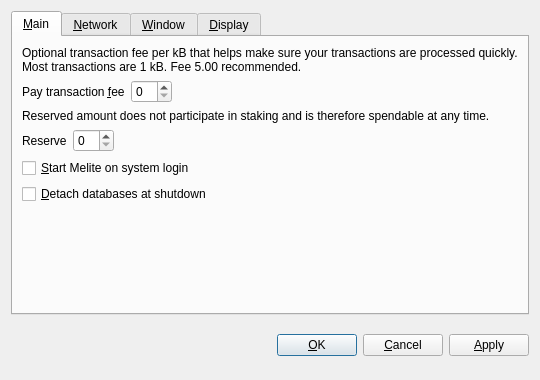
<?xml version="1.0" encoding="UTF-8"?>
<ui version="4.0">
 <class>OptionsDialog</class>
 <widget class="QDialog" name="OptionsDialog">
  <property name="geometry">
   <rect>
    <x>0</x>
    <y>0</y>
    <width>540</width>
    <height>380</height>
   </rect>
  </property>
  <property name="windowTitle">
   <string>Options</string>
  </property>
  <property name="modal">
   <bool>true</bool>
  </property>
  <layout class="QVBoxLayout" name="verticalLayout">
   <item>
    <widget class="QTabWidget" name="tabWidget">
     <property name="tabPosition">
      <enum>QTabWidget::North</enum>
     </property>
     <property name="currentIndex">
      <number>0</number>
     </property>
     <widget class="QWidget" name="tabMain">
      <attribute name="title">
       <string>&amp;Main</string>
      </attribute>
      <layout class="QVBoxLayout" name="verticalLayout_Main">
       <item>
        <widget class="QLabel" name="transactionFeeInfoLabel">
         <property name="text">
          <string>Optional transaction fee per kB that helps make sure your transactions are processed quickly. Most transactions are 1 kB. Fee 5.00 recommended.</string>
         </property>
         <property name="textFormat">
          <enum>Qt::PlainText</enum>
         </property>
         <property name="wordWrap">
          <bool>true</bool>
         </property>
        </widget>
       </item>
       <item>
        <layout class="QHBoxLayout" name="horizontalLayoutFee">
         <item>
          <widget class="QLabel" name="transactionFeeLabel">
           <property name="text">
            <string>Pay transaction &amp;fee</string>
           </property>
           <property name="textFormat">
            <enum>Qt::PlainText</enum>
           </property>
           <property name="buddy">
            <cstring>transactionFee</cstring>
           </property>
          </widget>
         </item>
         <item>
          <widget class="BitcoinAmountField" name="transactionFee"/>
         </item>
         <item>
          <spacer name="horizontalSpacerFee">
           <property name="orientation">
            <enum>Qt::Horizontal</enum>
           </property>
           <property name="sizeHint" stdset="0">
            <size>
             <width>40</width>
             <height>20</height>
            </size>
           </property>
          </spacer>
         </item>
        </layout>
       </item>
       <item>
        <widget class="QLabel" name="reserveBalanceInfoLabel">
         <property name="text">
          <string>Reserved amount does not participate in staking and is therefore spendable at any time.</string>
         </property>
         <property name="textFormat">
          <enum>Qt::PlainText</enum>
         </property>
         <property name="wordWrap">
          <bool>true</bool>
         </property>
        </widget>
       </item>
       <item>
        <layout class="QHBoxLayout" name="horizontalLayoutReserveBalance">
         <item>
          <widget class="QLabel" name="reserveBalanceLabel">
           <property name="text">
            <string>Reserve</string>
           </property>
           <property name="textFormat">
            <enum>Qt::PlainText</enum>
           </property>
           <property name="buddy">
            <cstring>reserveBalance</cstring>
           </property>
          </widget>
         </item>
         <item>
          <widget class="BitcoinAmountField" name="reserveBalance"/>
         </item>
         <item>
          <spacer name="horizontalSpacerReserveBalance">
           <property name="orientation">
            <enum>Qt::Horizontal</enum>
           </property>
           <property name="sizeHint" stdset="0">
            <size>
             <width>40</width>
             <height>20</height>
            </size>
           </property>
          </spacer>
         </item>
        </layout>
       </item>
       <item>
        <widget class="QCheckBox" name="bitcoinAtStartup">
         <property name="toolTip">
          <string>Automatically start Melite after logging in to the system.</string>
         </property>
         <property name="text">
          <string>&amp;Start Melite on system login</string>
         </property>
        </widget>
       </item>
       <item>
        <widget class="QCheckBox" name="detachDatabases">
         <property name="toolTip">
          <string>Detach block and address databases at shutdown. This means they can be moved to another data directory, but it slows down shutdown. The wallet is always detached.</string>
         </property>
         <property name="text">
          <string>&amp;Detach databases at shutdown</string>
         </property>
        </widget>
       </item>
       <item>
        <spacer name="verticalSpacer_Main">
         <property name="orientation">
          <enum>Qt::Vertical</enum>
         </property>
         <property name="sizeHint" stdset="0">
          <size>
           <width>20</width>
           <height>40</height>
          </size>
         </property>
        </spacer>
       </item>
      </layout>
     </widget>
     <widget class="QWidget" name="tabNetwork">
      <attribute name="title">
       <string>&amp;Network</string>
      </attribute>
      <layout class="QVBoxLayout" name="verticalLayout_Network">
       <item>
        <widget class="QCheckBox" name="mapPortUpnp">
         <property name="toolTip">
          <string>Automatically open the Melite client port on the router. This only works when your router supports UPnP and it is enabled.</string>
         </property>
         <property name="text">
          <string>Map port using &amp;UPnP</string>
         </property>
        </widget>
       </item>
       <item>
        <widget class="QCheckBox" name="connectSocks">
         <property name="toolTip">
          <string>Connect to the Melite network through a SOCKS proxy (e.g. when connecting through Tor).</string>
         </property>
         <property name="text">
          <string>&amp;Connect through SOCKS proxy:</string>
         </property>
        </widget>
       </item>
       <item>
        <layout class="QHBoxLayout" name="horizontalLayout_Network">
         <item>
          <widget class="QLabel" name="proxyIpLabel">
           <property name="text">
            <string>Proxy &amp;IP:</string>
           </property>
           <property name="textFormat">
            <enum>Qt::PlainText</enum>
           </property>
           <property name="buddy">
            <cstring>proxyIp</cstring>
           </property>
          </widget>
         </item>
         <item>
          <widget class="QValidatedLineEdit" name="proxyIp">
           <property name="maximumSize">
            <size>
             <width>140</width>
             <height>16777215</height>
            </size>
           </property>
           <property name="toolTip">
            <string>IP address of the proxy (e.g. 127.0.0.1)</string>
           </property>
          </widget>
         </item>
         <item>
          <widget class="QLabel" name="proxyPortLabel">
           <property name="text">
            <string>&amp;Port:</string>
           </property>
           <property name="textFormat">
            <enum>Qt::PlainText</enum>
           </property>
           <property name="buddy">
            <cstring>proxyPort</cstring>
           </property>
          </widget>
         </item>
         <item>
          <widget class="QLineEdit" name="proxyPort">
           <property name="maximumSize">
            <size>
             <width>55</width>
             <height>16777215</height>
            </size>
           </property>
           <property name="toolTip">
            <string>Port of the proxy (e.g. 9050)</string>
           </property>
          </widget>
         </item>
         <item>
          <widget class="QLabel" name="socksVersionLabel">
           <property name="text">
            <string>SOCKS &amp;Version:</string>
           </property>
           <property name="textFormat">
            <enum>Qt::PlainText</enum>
           </property>
           <property name="buddy">
            <cstring>socksVersion</cstring>
           </property>
          </widget>
         </item>
         <item>
          <widget class="QValueComboBox" name="socksVersion">
           <property name="toolTip">
            <string>SOCKS version of the proxy (e.g. 5)</string>
           </property>
          </widget>
         </item>
         <item>
          <spacer name="horizontalSpacer_Network">
           <property name="orientation">
            <enum>Qt::Horizontal</enum>
           </property>
           <property name="sizeHint" stdset="0">
            <size>
             <width>40</width>
             <height>20</height>
            </size>
           </property>
          </spacer>
         </item>
        </layout>
       </item>
       <item>
        <spacer name="verticalSpacer_Network">
         <property name="orientation">
          <enum>Qt::Vertical</enum>
         </property>
         <property name="sizeHint" stdset="0">
          <size>
           <width>20</width>
           <height>40</height>
          </size>
         </property>
        </spacer>
       </item>
      </layout>
     </widget>
     <widget class="QWidget" name="tabWindow">
      <attribute name="title">
       <string>&amp;Window</string>
      </attribute>
      <layout class="QVBoxLayout" name="verticalLayout_Window">
       <item>
        <widget class="QCheckBox" name="minimizeToTray">
         <property name="toolTip">
          <string>Show only a tray icon after minimizing the window.</string>
         </property>
         <property name="text">
          <string>&amp;Minimize to the tray instead of the taskbar</string>
         </property>
        </widget>
       </item>
       <item>
        <widget class="QCheckBox" name="minimizeOnClose">
         <property name="toolTip">
          <string>Minimize instead of exit the application when the window is closed. When this option is enabled, the application will be closed only after selecting Quit in the menu.</string>
         </property>
         <property name="text">
          <string>M&amp;inimize on close</string>
         </property>
        </widget>
       </item>
       <item>
        <spacer name="verticalSpacer_Window">
         <property name="orientation">
          <enum>Qt::Vertical</enum>
         </property>
         <property name="sizeHint" stdset="0">
          <size>
           <width>20</width>
           <height>40</height>
          </size>
         </property>
        </spacer>
       </item>
      </layout>
     </widget>
     <widget class="QWidget" name="tabDisplay">
      <attribute name="title">
       <string>&amp;Display</string>
      </attribute>
      <layout class="QVBoxLayout" name="verticalLayout_Display">
       <item>
        <layout class="QHBoxLayout" name="horizontalLayout_1_Display">
         <item>
          <widget class="QLabel" name="langLabel">
           <property name="text">
            <string>User Interface &amp;language:</string>
           </property>
           <property name="textFormat">
            <enum>Qt::PlainText</enum>
           </property>
           <property name="buddy">
            <cstring>lang</cstring>
           </property>
          </widget>
         </item>
         <item>
          <widget class="QValueComboBox" name="lang">
           <property name="toolTip">
            <string>The user interface language can be set here. This setting will take effect after restarting Melite.</string>
           </property>
          </widget>
         </item>
        </layout>
       </item>
       <item>
        <layout class="QHBoxLayout" name="horizontalLayout_2_Display">
         <item>
          <widget class="QLabel" name="unitLabel">
           <property name="text">
            <string>&amp;Unit to show amounts in:</string>
           </property>
           <property name="textFormat">
            <enum>Qt::PlainText</enum>
           </property>
           <property name="buddy">
            <cstring>unit</cstring>
           </property>
          </widget>
         </item>
         <item>
          <widget class="QValueComboBox" name="unit">
           <property name="toolTip">
            <string>Choose the default subdivision unit to show in the interface and when sending coins.</string>
           </property>
          </widget>
         </item>
        </layout>
       </item>
       <item>
        <widget class="QCheckBox" name="displayAddresses">
         <property name="toolTip">
          <string>Whether to show Melite addresses in the transaction list or not.</string>
         </property>
         <property name="text">
          <string>&amp;Display addresses in transaction list</string>
         </property>
        </widget>
       </item>
       <item>
        <widget class="QCheckBox" name="coinControlFeatures">
         <property name="toolTip">
          <string>Whether to show coin control features or not.</string>
         </property>
         <property name="text">
          <string>Display coin &amp;control features (experts only!)</string>
         </property>
        </widget>
       </item>
       <item>
        <spacer name="verticalSpacer_Display">
         <property name="orientation">
          <enum>Qt::Vertical</enum>
         </property>
         <property name="sizeHint" stdset="0">
          <size>
           <width>20</width>
           <height>40</height>
          </size>
         </property>
        </spacer>
       </item>
      </layout>
     </widget>
    </widget>
   </item>
   <item>
    <layout class="QHBoxLayout" name="horizontalLayout_Buttons">
     <item>
      <spacer name="horizontalSpacer_1">
       <property name="orientation">
        <enum>Qt::Horizontal</enum>
       </property>
       <property name="sizeHint" stdset="0">
        <size>
         <width>40</width>
         <height>48</height>
        </size>
       </property>
      </spacer>
     </item>
     <item>
      <widget class="QLabel" name="statusLabel">
       <property name="font">
        <font>
         <weight>75</weight>
         <bold>true</bold>
        </font>
       </property>
       <property name="text">
        <string/>
       </property>
       <property name="textFormat">
        <enum>Qt::PlainText</enum>
       </property>
       <property name="wordWrap">
        <bool>true</bool>
       </property>
      </widget>
     </item>
     <item>
      <spacer name="horizontalSpacer_2">
       <property name="orientation">
        <enum>Qt::Horizontal</enum>
       </property>
       <property name="sizeHint" stdset="0">
        <size>
         <width>40</width>
         <height>48</height>
        </size>
       </property>
      </spacer>
     </item>
     <item>
      <widget class="QPushButton" name="okButton">
       <property name="text">
        <string>&amp;OK</string>
       </property>
      </widget>
     </item>
     <item>
      <widget class="QPushButton" name="cancelButton">
       <property name="text">
        <string>&amp;Cancel</string>
       </property>
       <property name="autoDefault">
        <bool>false</bool>
       </property>
      </widget>
     </item>
     <item>
      <widget class="QPushButton" name="applyButton">
       <property name="text">
        <string>&amp;Apply</string>
       </property>
       <property name="autoDefault">
        <bool>false</bool>
       </property>
      </widget>
     </item>
    </layout>
   </item>
  </layout>
 </widget>
 <customwidgets>
  <customwidget>
   <class>BitcoinAmountField</class>
   <extends>QSpinBox</extends>
   <header>bitcoinamountfield.h</header>
  </customwidget>
  <customwidget>
   <class>QValueComboBox</class>
   <extends>QComboBox</extends>
   <header>qvaluecombobox.h</header>
  </customwidget>
  <customwidget>
   <class>QValidatedLineEdit</class>
   <extends>QLineEdit</extends>
   <header>qvalidatedlineedit.h</header>
  </customwidget>
 </customwidgets>
 <resources/>
 <connections/>
</ui>
